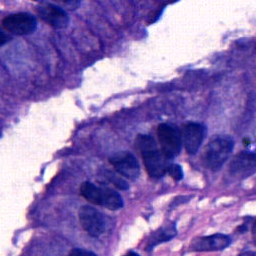
#> input picture cellseg_models_pytorch/datasets/tests/data/imgs/patch1.png, 256 x 256 px; its folder holds only this picture in this run
$ python -i tissue.py   (imports and definitions only)
#> lines starting #> are read from the running program, lines starting #| are printed output that depends on the picture; after the words box and inside, x2 and y2 are one past the last pixel; in counts of white or black regions, pixels touching at a corner belong together
"""Ported from:
https://github.com/jopo666/HistoPrep/tree/master/histoprep/functional/_tissue.py

MIT License

Copyright (c) 2023 jopo666

Permission is hereby granted, free of charge, to any person obtaining a copy
of this software and associated documentation files (the "Software"), to deal
in the Software without restriction, including without limitation the rights
to use, copy, modify, merge, publish, distribute, sublicense, and/or sell
copies of the Software, and to permit persons to whom the Software is
furnished to do so, subject to the following conditions:

The above copyright notice and this permission notice shall be included in all
copies or substantial portions of the Software.

THE SOFTWARE IS PROVIDED "AS IS", WITHOUT WARRANTY OF ANY KIND, EXPRESS OR
IMPLIED, INCLUDING BUT NOT LIMITED TO THE WARRANTIES OF MERCHANTABILITY,
FITNESS FOR A PARTICULAR PURPOSE AND NONINFRINGEMENT. IN NO EVENT SHALL THE
AUTHORS OR COPYRIGHT HOLDERS BE LIABLE FOR ANY CLAIM, DAMAGES OR OTHER
LIABILITY, WHETHER IN AN ACTION OF CONTRACT, TORT OR OTHERWISE, ARISING FROM,
OUT OF OR IN CONNECTION WITH THE SOFTWARE OR THE USE OR OTHER DEALINGS IN THE
SOFTWARE.
"""

from typing import Optional

import cv2
import numpy as np

ERROR_THRESHOLD = "Threshold should be in range [0, 255], got {}."
ERROR_TYPE = "Expected an np.ndarray image, not {}."
ERROR_DIMENSIONS = "Image should have 2 or 3 dimensions, not {}."
ERROR_CHANNELS = "Image should have 3 colour channels, not {}."
ERROR_DTYPE = "Expected image dtype to be uint8, not {}."

MAX_THRESHOLD = 255
WHITE_PIXEL = 255
BLACK_PIXEL = 0
SIGMA_NO_OP = 0.0
GRAY_NDIM = 2
RGB_NDIM = 3


def check_image(image: np.ndarray) -> np.ndarray:
    """Check that input is a valid RGB/L image and convert to it to an array."""
    if not isinstance(image, np.ndarray):
        raise TypeError(ERROR_TYPE.format(type(image)))
    if not (image.ndim == GRAY_NDIM or image.ndim == RGB_NDIM):
        raise TypeError(ERROR_DIMENSIONS.format(image.ndim))
    if image.ndim == RGB_NDIM and image.shape[-1] != RGB_NDIM:
        raise TypeError(ERROR_CHANNELS.format(image.shape[-1]))
    if image.dtype != np.uint8:
        raise TypeError(ERROR_DTYPE.format(image.dtype))
    return image


def get_tissue_mask(
    image: np.ndarray,
    *,
    threshold: Optional[int] = None,
    multiplier: float = 1.0,
    sigma: float = 1.0,
) -> tuple[int, np.ndarray]:
    """Detect tissue from image.

    Args:
        image: Input image.
        threshold (int):
            Threshold for tissue detection. If set, will detect tissue by global
            thresholding, and otherwise Otsu's method is used to find a threshold.
            Defaults to None.
        multiplier:
            Otsu's method is used to find an optimal threshold by minimizing the weighted
            within-class variance. This threshold is then multiplied with `multiplier`.
            Ignored if `threshold` is not None.
            Defaults to 1.0.
        sigma: Sigma for gaussian blurring. Defaults to 1.0.
            Defaults to 1.0.

    Raises:
        ValueError: Threshold not between 0 and 255.

    Returns:
        tuple[int, np.ndarray]:
            Tuple with `threshold` and `tissue_mask` (0=background and 1=tissue).
    """
#> called with multiplier = 1, sigma = 1
    # Check image and convert to array.
    image = check_image(image)
    # Check arguments.
    if threshold is not None and not 0 <= threshold <= MAX_THRESHOLD:
        raise ValueError(ERROR_THRESHOLD.format(threshold))
    # Convert to grayscale.
    gray = image if image.ndim == GRAY_NDIM else cv2.cvtColor(image, cv2.COLOR_RGB2GRAY)
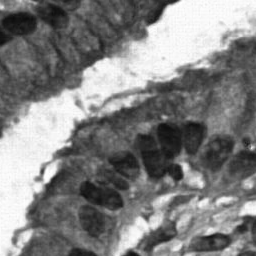
#> gray: shape (256, 256); min 11, max 255, mean 129
    # Gaussian blurring.
    blur = _gaussian_blur(image=gray, sigma=sigma, truncate=3.5)
    # Get threshold.
    if threshold is None:
        otsu_threshold = _otsu_threshold(gray=blur)
#> in _otsu_threshold, `threshold, __ = cv2.threshold( values, 0.0, 1, cv2.THRESH_BINARY_INV +..`: threshold = 154
#> otsu_threshold = 154
        threshold = max(min(255, int(otsu_threshold * max(0.0, multiplier) + 0.5)), 0)
#> threshold = 154
    # Global thresholding.
    thrsh, mask = cv2.threshold(blur, threshold, 1, cv2.THRESH_BINARY_INV)
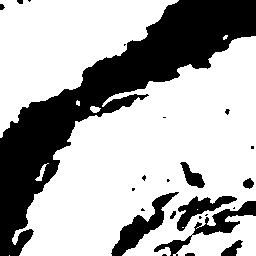
#> mask: shape (256, 256); values 0 (black) and 1 (white), 68.5% white; 24 black regions (13 under 20 px), largest, box (x1, y1, x2, y2) and area: (0, 0, 256, 256) 16825, (111, 192, 179, 256) 1221, (154, 201, 256, 256) 1098
#> thrsh = 154
    return int(thrsh), mask


# [46 lines left out: function clean_tissue_mask, not called in this run]


def _otsu_threshold(*, gray: np.ndarray) -> float:
    """Helper function to calculate Otsu's thresold from a grayscale image."""
    values: np.ndarray = gray.flatten()
    values = values[(values != WHITE_PIXEL) & (values != BLACK_PIXEL)]
    threshold, __ = cv2.threshold(
        values, 0.0, 1, cv2.THRESH_BINARY_INV + cv2.THRESH_OTSU
    )
    return threshold


def _gaussian_blur(
    *, image: np.ndarray, sigma: float, truncate: float = 3.5
) -> np.ndarray:
    """Apply gaussian blurring."""
    if sigma <= SIGMA_NO_OP:
        return image
    ksize = int(truncate * sigma + 0.5)
    if ksize % 2 == 0:
        ksize += 1
    return cv2.GaussianBlur(image, ksize=(ksize, ksize), sigmaX=sigma, sigmaY=sigma)

>>> import cv2
>>> picture = cv2.cvtColor(cv2.imread('../datasets/tests/data/imgs/patch1.png'), cv2.COLOR_BGR2RGB)
>>> result = get_tissue_mask(picture)

$ run again, on cellseg_models_pytorch/datasets/tests/data/imgs/patch2.png
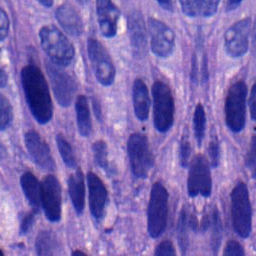
#> input picture cellseg_models_pytorch/datasets/tests/data/imgs/patch2.png, 256 x 256 px
#> in get_tissue_mask, `gray = image if image.ndim == GRAY_NDIM else cv2.cvtColor(image, cv2.C..`:
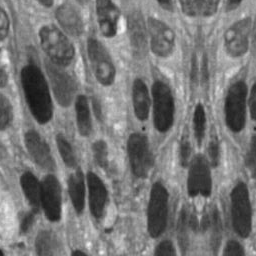
#> gray: shape (256, 256); min 18, max 246, mean 117.6
#> in _otsu_threshold, `threshold, __ = cv2.threshold( values, 0.0, 1, cv2.THRESH_BINARY_INV +..`: threshold = 110
#> in get_tissue_mask, `thrsh, mask = cv2.threshold(blur, threshold, 1, cv2.THRESH_BINARY_INV)`:
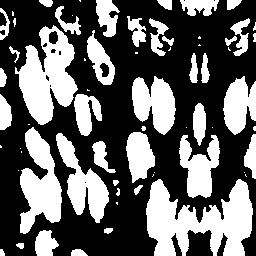
#> mask: shape (256, 256); values 0 (black) and 1 (white), 39% white; 65 white regions (26 under 20 px), largest, box (x1, y1, x2, y2) and area: (146, 179, 253, 256) 4875, (15, 25, 78, 125) 3482, (20, 127, 62, 234) 2583

$ run again, on cellseg_models_pytorch/datasets/tests/data/imgs/patch3.png
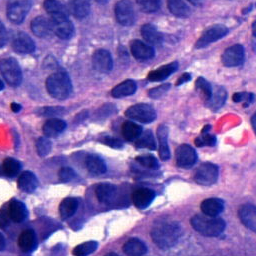
#> input picture cellseg_models_pytorch/datasets/tests/data/imgs/patch3.png, 256 x 256 px
#> in get_tissue_mask, `gray = image if image.ndim == GRAY_NDIM else cv2.cvtColor(image, cv2.C..`:
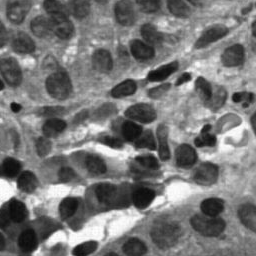
#> gray: shape (256, 256); min 9, max 254, mean 117.8
#> in _otsu_threshold, `threshold, __ = cv2.threshold( values, 0.0, 1, cv2.THRESH_BINARY_INV +..`: threshold = 116
#> in get_tissue_mask, `thrsh, mask = cv2.threshold(blur, threshold, 1, cv2.THRESH_BINARY_INV)`:
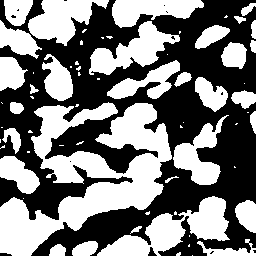
#> mask: shape (256, 256); values 0 (black) and 1 (white), 48.3% white; 67 white regions (36 under 20 px), largest, box (x1, y1, x2, y2) and area: (0, 102, 172, 256) 11441, (97, 196, 230, 256) 3244, (89, 21, 180, 75) 2062
